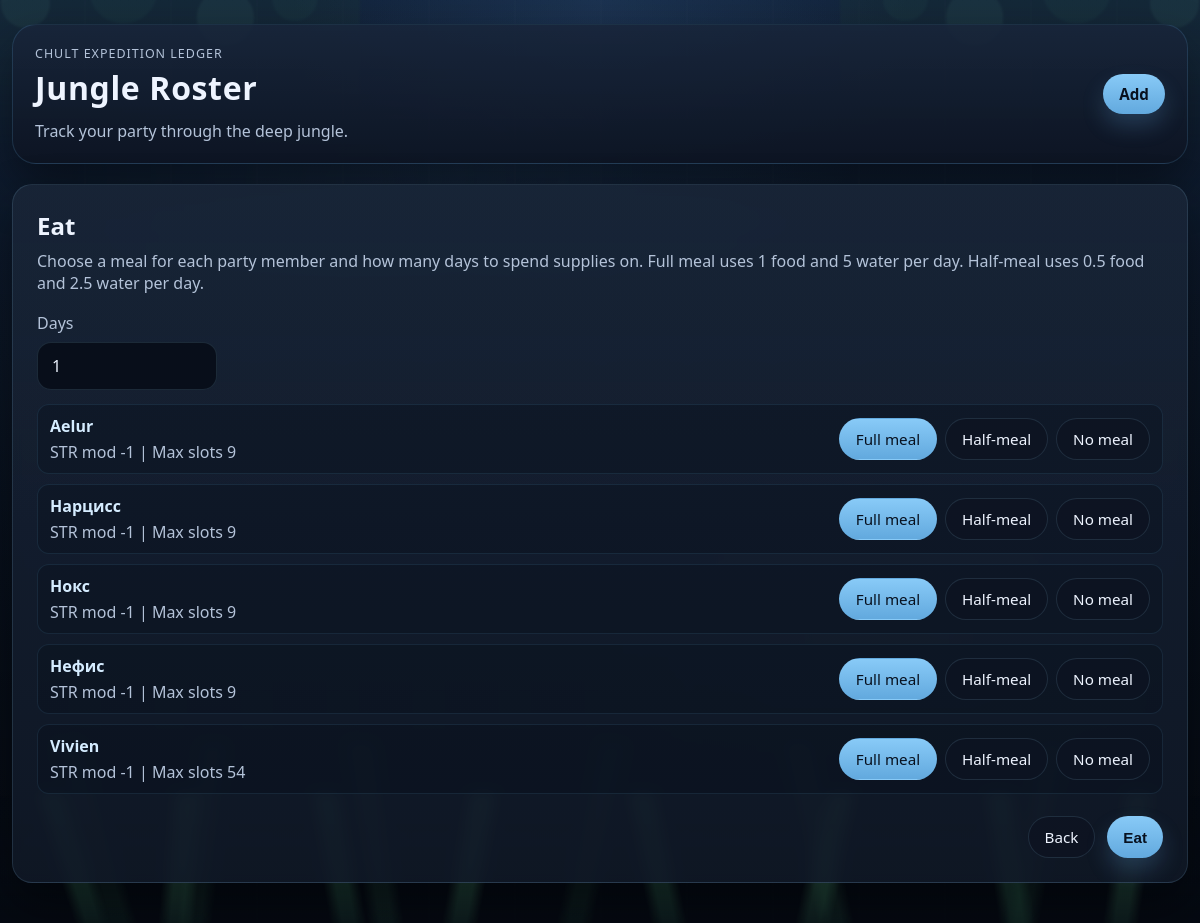
/eat, run on the app's committed database.
### tables this page shows
CREATE TABLE members (
            id INTEGER PRIMARY KEY AUTOINCREMENT,
            name TEXT NOT NULL,
            str_mod INTEGER NOT NULL DEFAULT 0,
            max_slots INTEGER NOT NULL DEFAULT 0,
            used_slots INTEGER NOT NULL DEFAULT 0,
            card_color TEXT NOT NULL DEFAULT 'dark-blue'
        );

### app.py (the view)
@app.route("/eat")
def eat_page() -> str:
    members = get_members_with_capacity()
    return render_template("eat.html", members=members)

### app.py (called while the page is built)
def get_db() -> sqlite3.Connection:
    if "db" not in g:
        g.db = sqlite3.connect(DATABASE)
        g.db.row_factory = sqlite3.Row
        g.db.execute("PRAGMA foreign_keys = ON")
    return g.db

def get_member_extra_slots(member_id: int) -> list[sqlite3.Row]:
    return get_db().execute(
        """
        SELECT id, name, amount
        FROM extra_slots
        WHERE member_id = ?
        ORDER BY id
        """,
        (member_id,),
    ).fetchall()

def overload_limit(max_slots: int) -> int:
    return max_slots // 2

### templates/eat.html (shortened to what this page needs)
{% extends "base.html" %}
{% block content %}
  <section class="form-panel eat-panel">
    <div class="panel-heading">
      <h2>Eat</h2>
      <p>Choose a meal for each party member and how many days to spend supplies on. Full meal uses 1 food and 5 water per day. Half-meal uses 0.5 food and 2.5 water per day.</p>
    </div>
    <form class="eat-form" method="post" action="{{ url_for('apply_meals') }}">
      <label class="days-field">
        <span>Days</span>
        <input type="number" name="days" min="1" step="1" value="1" required>
      </label>
      <div class="meal-list">
        {% for member in members %}
          <div class="meal-row">
            <div class="meal-member">
              <strong>{{ member["name"] }}</strong>
              <span>STR mod {{ member["str_mod"] }} | Max slots {{ member["max_slots"] }}</span>
            </div>
            <div class="meal-toggle-group">
              <label>
                <span>Full meal</span>
              </label>
              <label>
                <span>Half-meal</span>
              </label>
              <label>
                <span>No meal</span>
              </label>
            </div>
          </div>
        {% else %}
          <p class="muted-text">No party members to feed yet.</p>
        {% endfor %}
      </div>
      <div class="form-actions">
        <a class="ghost-button" href="{{ url_for('index') }}">Back</a>
        <button class="primary-button" type="submit">Eat</button>
      </div>
    </form>
  </section>
{% endblock %}

### static/styles.css (style rules this page uses)
:root { color-scheme: dark; --bg: #08111f; --panel: rgba(16, 24, 38, 0.9); --panel-alt: rgba(24, 36, 56, 0.88); --border: rgba(118, 165, 193, 0.18); --text: #eef4ff; --muted: #b4c3d9; --accent: #62a9de; --accent-strong: #88caf7; --success: #59c36a; --success-strong: #7ae18c; --warning: #d6b24b; --warning-panel: rgba(64, 53, 14, 0.72); --danger: #e08973; --shadow: 0 24px 50px rgba(0, 0, 0, 0.42); }
* { box-sizing: border-box; }
body { position: relative; margin: 0; min-height: 100vh; font-family: "Segoe UI", Tahoma, Geneva, Verdana, sans-serif; background: radial-gradient(circle at top, rgba(85, 143, 212, 0.18), transparent 28%), linear-gradient(180deg, #14263f 0%, #0b1524 54%, #050a12 100%); color: var(--text); overflow-x: hidden; }
body::before { content: ""; position: fixed; inset: 0; background: linear-gradient(rgba(7, 16, 29, 0.14), rgba(5, 10, 18, 0.64)), repeating-linear-gradient( 90deg, transparent 0, transparent 84px, rgba(255, 255, 255, 0.015) 85px, transparent 86px ); pointer-events: none; z-index: 0; }
a, button, select { transition: opacity 0.2s ease, transform 0.2s ease, background-color 0.2s ease; }
h1, h2, h3, p { margin: 0; }
.primary-button, .ghost-button, .actions a, .actions button, .quick-actions button, .resource-add-form button, .remove-row-button, .loot-item-actions button, .meal-toggle-group span { border: 0; border-radius: 999px; padding: 10px 16px; font-size: 0.95rem; cursor: pointer; text-decoration: none; }
.primary-button { background: linear-gradient(180deg, var(--accent-strong), var(--accent)); color: #08111f; font-weight: 700; box-shadow: 0 12px 22px rgba(98, 169, 222, 0.22); }
.ghost-button, .quick-actions button, .resource-add-form button { background: rgba(13, 20, 34, 0.78); border: 1px solid var(--border); color: var(--text); }
.member-card, .form-panel, .empty-state { background: linear-gradient(180deg, rgba(39, 67, 60, 0.06), transparent 50%), linear-gradient(180deg, var(--panel-alt), var(--panel)); border: 1px solid var(--border); border-radius: 20px; box-shadow: var(--shadow); backdrop-filter: blur(6px); }
.summary-stats, .resource-list, .extra-slot-summary, .loot-list, .meal-list { display: grid; gap: 10px; }
.summary-stat, .extra-slot-item, .resource-row, .meal-row { display: flex; justify-content: space-between; gap: 12px; padding: 10px 12px; border: 1px solid rgba(98, 169, 222, 0.12); border-radius: 12px; background: rgba(7, 13, 24, 0.28); color: var(--muted); }
.summary-stat, .resource-row, .loot-item-row, .meal-row { align-items: center; }
.summary-stat strong, .extra-slot-item strong, .slot-pill strong, .meal-member strong { color: #d5ecff; }
.quick-actions, .loot-item-actions, .meal-toggle-group { display: flex; align-items: center; gap: 8px; }
.resource-add-form input, .loot-form input, .days-field input, .member-form input, .member-form textarea, .member-form select { width: 100%; padding: 12px 14px; border: 1px solid var(--border); border-radius: 14px; background: rgba(7, 13, 24, 0.88); color: var(--text); font: inherit; }
.muted-text, .meal-member span { color: var(--muted); }
.form-panel, .empty-state { padding: 24px; }
.panel-heading { margin-bottom: 18px; }
.panel-heading p, .empty-state p { margin-top: 8px; color: var(--muted); }
.member-form, .eat-form { display: grid; gap: 14px; }
.member-form label, .days-field { display: grid; gap: 8px; color: var(--muted); }
.days-field { max-width: 180px; }
.meal-member { display: grid; gap: 4px; }
.meal-toggle-group label { cursor: pointer; }
.meal-toggle-group span { display: inline-block; background: rgba(13, 20, 34, 0.78); border: 1px solid var(--border); color: var(--text); }
.meal-toggle-group input:checked + span { background: linear-gradient(180deg, var(--accent-strong), var(--accent)); color: #08111f; border-color: transparent; }
.form-actions { display: flex; justify-content: flex-end; gap: 12px; margin-top: 8px; }

### data on the page
members: name "Aelur", str_mod "-1", max_slots "9"
members: name "Нарцисс", str_mod "-1", max_slots "9"
members: name "Нокс", str_mod "-1", max_slots "9"
members: name "Нефис", str_mod "-1", max_slots "9"
members: name "Vivien", str_mod "-1", max_slots "54"
